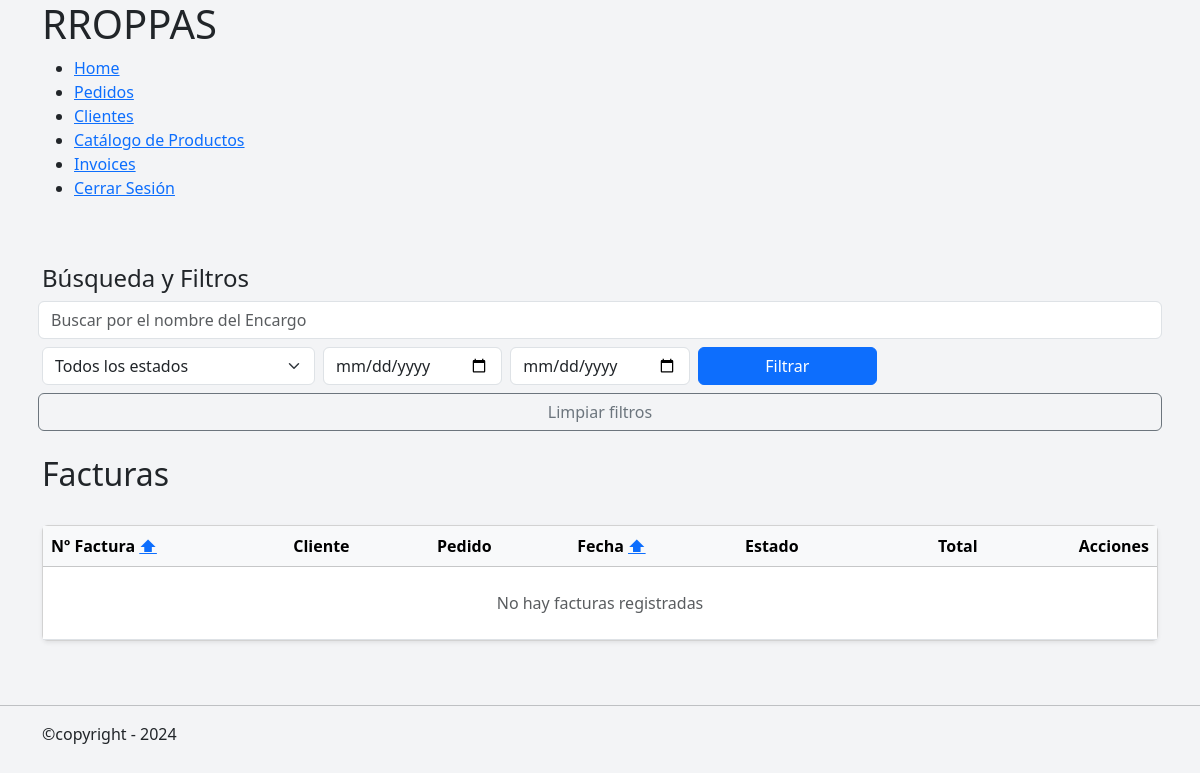
Page /invoices/list/ (signed in) on the earlier database version.
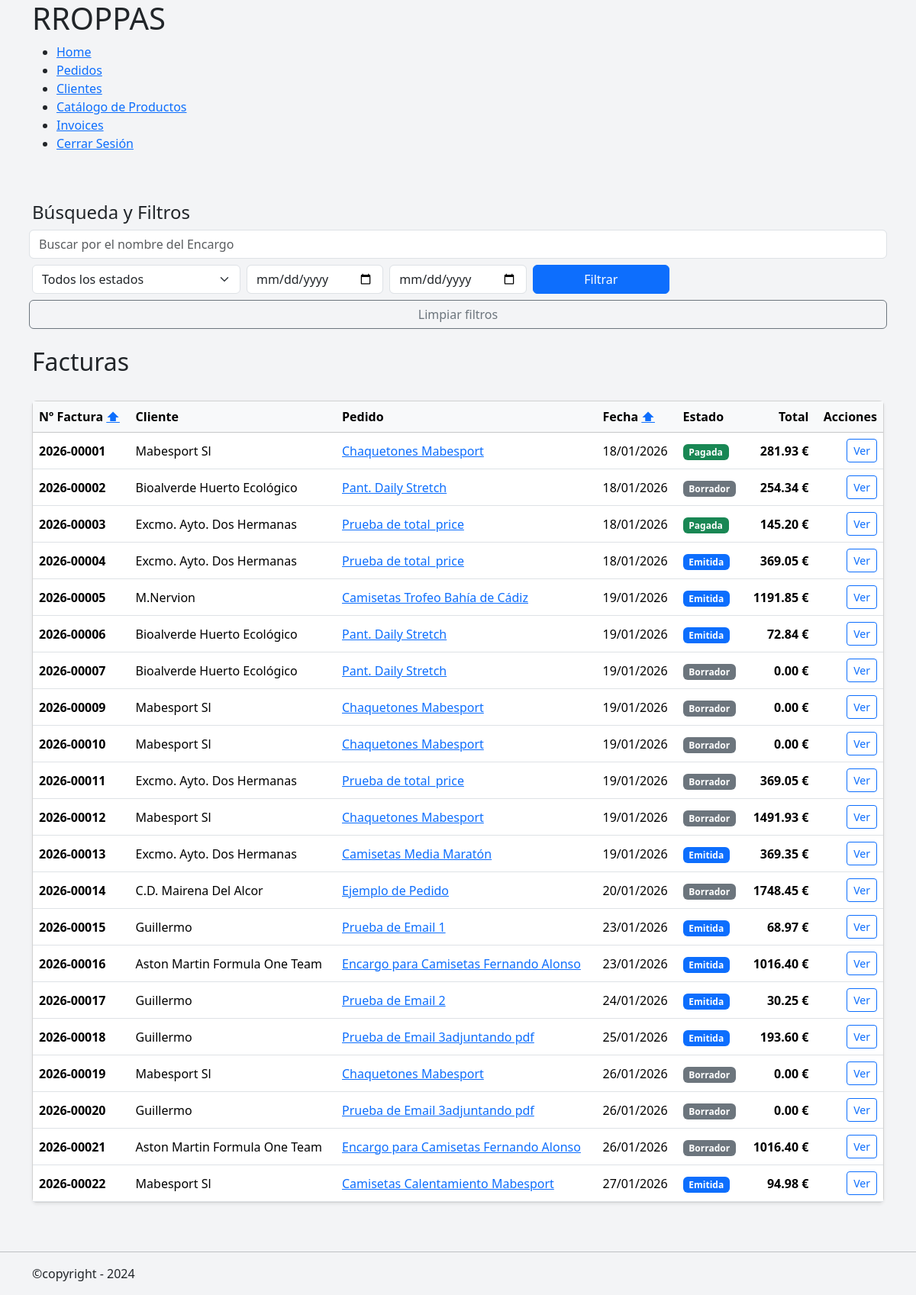
Same page on the later database version.
### invoices/models.py (models this page shows, shortened)
class Invoices(models.Model):
    class InvoiceStatus(models.TextChoices):
        DRAFT = 'DRAFT', 'Borrador'
        ISSUED = 'ISSUED', 'Emitida'
        PAID = 'PAID', 'Pagada'
        CANCELLED = 'CANCELLED', 'Cancelada'
    order = models.ForeignKey(
        Order,
        on_delete=models.PROTECT,
        related_name= 'invoices'
    )
    client_name = models.CharField(max_length=150)
    cifnif = models.CharField(max_length=20)
    client_adress = models.CharField(max_length=150)
    billing_email = models.EmailField(blank=True)
    invoice_number = models.CharField(
        max_length=30,
        unique=True,
    )
    issue_date = models.DateField()
    due_date = models.DateField(
        null=True,
        blank=True,
    )
    sent_at = models.DateTimeField(
        null=True,
        blank=True,
    )
    status = models.CharField(
        verbose_name='Estado',
        choices=InvoiceStatus.choices,
        default=InvoiceStatus.DRAFT,
    )
    created_at = models.DateTimeField(
        auto_now_add=True
    )
    def base_amount(self):
        return sum(
            item.unit_price * item.quantity
            for item in self.items.all()
        )
    def vat_amount(self):
        return (self.base_amount() * Decimal(0.21)).quantize(
            Decimal("0.01"),
            rounding=ROUND_HALF_UP
        )
    def total_with_vat(self):
        return(self.base_amount() + self.vat_amount())

class InvoiceItem(models.Model):
    invoice = models.ForeignKey(
        Invoices,
        on_delete=models.CASCADE,
        related_name='items'
    )
    description = models.CharField(
        help_text='Concepto facturado',
        max_length=255,
        blank=True,
        null=True,
    )
    quantity = models.PositiveIntegerField(
        blank=True,
        null=True,
    )
    unit_price= models.DecimalField(
        max_digits=10,
        decimal_places=2,
        help_text='Precio unitario sin IVA',
        blank=True,
        null=True,
    )

### orders/models.py (models this page shows, shortened)
class Order(models.Model):
    class OrderStatus(models.TextChoices):
        RECEIVED = "RECEIVED", "Recibido"
        PENDING_DESIGN = "PENDING_DESIGN", "Pendiente de diseño"
        DESIGN_READY = "DESIGN_READY", "Diseño confirmado"
        IN_PRODUCTION = "IN_PRODUCTION", "En producción"
        COMPLETED = "COMPLETED", "Completado"
        DELIVERED = "DELIVERED", "Entregado"
        CANCELLED = "CANCELLED", "Cancelado"
    class OrderType(models.TextChoices):
        LARGE = 'LARGE', 'Encargo Importante'
        SMALL = 'SMALL', 'Encargo de Mostrador'
    client = models.ForeignKey(
        Client,
        on_delete=models.PROTECT,
        related_name='orders',
    )
    title = models.CharField(
        max_length=50,
        help_text='Descripcion corta del Pedido',
        verbose_name='Nombre',
    )
    status = models.CharField(
        verbose_name='Estado',
        choices=OrderStatus,
        default=OrderStatus.PENDING_DESIGN,
    )
    order_type =models.CharField(
        verbose_name='Tipo de pedido',
        choices=OrderType,
    )
    notes = models.TextField(blank=True, null=True)
    delivery_date = models.DateField(blank=True, null=True)
    created_at = models.DateTimeField(auto_now_add=True)
    updated_at = models.DateTimeField(auto_now=True)

### invoices/views.py (the view)
# urls.py: path('list/', InvoiceListView.as_view(), name='invoice_list'),
@method_decorator(login_required, name='dispatch')
class InvoiceListView(ListView):
    model = Invoices
    template_name = 'invoices/invoices_list.html'
    context_object_name = 'invoices'
    def get_queryset(self):
        qs = Invoices.objects.select_related('order')
        search = self.request.GET.get('q')
        ordenar = self.request.GET.get('ordenar')
        date = self.request.GET.get('date')
        if search:
            qs = qs.filter(
                Q(order__title__icontains = search) |
                Q(client_name__icontains = search)
            )
        if date == 'issue_date':
            qs = qs.order_by('issue_date')
        if date == '-issue_date':
            qs = qs.order_by('-issue_date')
        if ordenar == 'invoice_number':
            qs = qs.order_by('invoice_number')
        if ordenar == '-invoice_number':
            qs = qs.order_by('-invoice_number')
        client = self.request.GET.get('client')
        if client:
            qs = qs.filter(client__id=client)
        issue_date_from = self.request.GET.get('issue_from')
        if issue_date_from:
            qs = qs.filter(issue_date__gte=issue_date_from)
        issue_date_to = self.request.GET.get('issue_to')
        if issue_date_to:
            qs = qs.filter(issue_date__lte=issue_date_to)
        status = self.request.GET.get('status')
        if status:
            qs = qs.filter(status=status)
        return qs
    def get_context_data(self, **kwargs):
        context = super().get_context_data(**kwargs)
        context['status'] = Invoices.InvoiceStatus.choices
        return context

### mini_erp/templates/invoices/invoices_list.html (shortened to what this page needs)
{% extends "general/layout.html" %}
{% block contenido %}
{% load static %}
{% load humanize %}
<div class="container my-4">
    <h4>Búsqueda y Filtros</h4>
        {% include "_includes/_invoices/_invoices_filters.html" %}
    <div class="d-flex justify-content-between align-items-center mb-4">
        <h2>Facturas</h2>
    </div>
    <div class="card shadow-sm">
        <div class="card-body p-0">
            <table class="table table-hover mb-0 align-middle">
                <thead class="table-light">
                    <tr>
                        {% if request.GET.ordenar == "invoice_number" %}
                          <th>Nº Factura <a href="?ordenar=-invoice_number">⬇</a></th>
                          {% else %}
                            <th>Nº Factura <a href="?ordenar=invoice_number">⬆</a></th>
                        {% endif %}
                        <th>Cliente</th>
                        <th>Pedido</th>
                        {% if request.GET.date == "issue_date" %}
                            <th>Fecha <a href="?date=-issue_date">⬇</a></th>
                        {% else %}
                            <th>Fecha <a href="?date=issue_date">⬆</a></th>
                        {% endif %}
                        <th>Estado</th>
                        <th class="text-end">Total</th>
                        <th class="text-end">Acciones</th>
                    </tr>
                </thead>
                <tbody>
                    {% for invoice in invoices %}
                        <tr>
                            <td class="fw-bold">
                                {{ invoice.invoice_number }}
                            </td>
                            <td>
                                {{ invoice.client_name }}
                            </td>
                            <td>
                                <a href="{% url 'orders:order_detail' invoice.order.pk %}">
                                    {{ invoice.order.title }}
                                </a>
                            </td>
                            <td>
                                {{ invoice.issue_date|date:"d/m/Y" }}
                            </td>
                            <td>
                                <span class="badge
                                    {% if invoice.status == 'DRAFT' %} bg-secondary
                                    {% elif invoice.status == 'ISSUED' %} bg-primary
                                    {% elif invoice.status == 'PAID' %} bg-success
                                    {% elif invoice.status == 'CANCELLED' %} bg-danger
                                    {% endif %}
                                ">
                                    {{ invoice.get_status_display }}
                                </span>
                            </td>
                            <td class="text-end fw-bold">
                                {{ invoice.total_with_vat }} €
                            </td>
                            <td class="text-end">
                                <a href="{% url 'invoices:invoice_detail' invoice.pk %}"
                                   class="btn btn-sm btn-outline-primary">
                                    Ver
                                </a>
                            </td>
                        </tr>
                    {% empty %}
                        <tr>
                            <td colspan="7" class="text-center text-muted py-4">
                                No hay facturas registradas
                            </td>
                        </tr>
                    {% endfor %}
                </tbody>
            </table>
        </div>
    </div>
</div>
{% endblock %}

### mini_erp/templates/general/layout.html (shortened to what this page needs)
<!DOCTYPE html>
<html lang="en">
<head>
    {% load static %}
    <link href="https://cdn.jsdelivr.net/npm/bootstrap@5.3.8/dist/css/bootstrap.min.css" rel="stylesheet">
    <link rel="stylesheet" href="{% static 'orders/css/orders.css' %}">
</head>
<header>{% include "_includes/_header.html" %} </header>
<body>
    {% load static %}
    <main class="app-container">
        {% block contenido %}{% endblock %}
    </main>
</body>
<hr>
<footer>{% include "_includes/_footer.html" %}</footer>
</html>

### mini_erp/templates/_includes/_header.html (shortened to what this page needs)
        <div class="container">
            <h1>RROPPAS</h1>
             <ul>
                <li><a href="{% url 'home' %}">Home</a></li>
               {% if request.user.is_authenticated %}
                <li><a href="{% url 'orders:orders' %}">Pedidos</a></li>
                <li><a href="{% url 'clients:clients_list' %}">Clientes</a></li>
                <li><a href="{% url 'products:products_catalog' %}">Catálogo de Productos</a></li>
                <li><a href="{% url 'invoices:invoice_list' %}">Invoices</a></li>
                <li><a href="{% url 'logout' %}">Cerrar Sesión</a></li>
               {% endif %}
             </ul>
        </div>

### mini_erp/templates/_includes/_invoices/_invoices_filters.html (shortened to what this page needs)
<form method="get" class="row g-2 mb-4">
    <input
        type="text"
        name="q"
        value="{{ request.GET.q }}"
        placeholder="Buscar por el nombre del Encargo"
        class="form-control"
    >
    <div class="col-md-3">
        <select name="status" class="form-select" id="">
            <option value="">Todos los estados</option>
        </select>
    </div>
    <div class="col-md-2">
        <input type="date" name="issue_from"
               value="{{ request.GET.issue_from }}"
               class="form-control"
               placeholder="Creado desde">
    </div>
    <div class="col-md-2">
        <input type="date" name="issue_to"
               value="{{ request.GET.issue_to }}"
               class="form-control"
               placeholder="Creado hasta">
    </div>
    <div class="col-md-2">
        <button class="btn btn-primary w-100">Filtrar</button>
    </div>
    <a href="{% url 'invoices:invoice_list' %}" class="btn btn-outline-secondary">
    Limpiar filtros
    </a>
</form>

### mini_erp/templates/_includes/_footer.html
<footer>
    <div class="container">
        <p>©copyright - 2024</p>
    </div>
</footer>

### mini_erp/static/orders/css/orders.css (style rules this page uses)
.app-container { max-width: 1200px; margin: 0 auto; padding: 1.5rem; }
body { background-color: #f3f4f6; }

Differences in the rows shown:
added Invoices: invoice_number "2026-00001", client_name "Mabesport Sl", order "Chaquetones Mabesport", issue_date "18/01/2026", status "Pagada", total_with_vat "281.93"
added Invoices: invoice_number "2026-00002", client_name "Bioalverde Huerto Ecológico", order "Pant. Daily Stretch", issue_date "18/01/2026", status "Borrador", total_with_vat "254.34"
added Invoices: invoice_number "2026-00003", client_name "Excmo. Ayto. Dos Hermanas", order "Prueba de total_price", issue_date "18/01/2026", status "Pagada", total_with_vat "145.20"
added Invoices: invoice_number "2026-00004", client_name "Excmo. Ayto. Dos Hermanas", order "Prueba de total_price", issue_date "18/01/2026", status "Emitida", total_with_vat "369.05"
added Invoices: invoice_number "2026-00005", client_name "M.Nervion", order "Camisetas Trofeo Bahía de Cádiz", issue_date "19/01/2026", status "Emitida", total_with_vat "1191.85"
added Invoices: invoice_number "2026-00006", client_name "Bioalverde Huerto Ecológico", order "Pant. Daily Stretch", issue_date "19/01/2026", status "Emitida", total_with_vat "72.84"
added Invoices: invoice_number "2026-00007", client_name "Bioalverde Huerto Ecológico", order "Pant. Daily Stretch", issue_date "19/01/2026", status "Borrador", total_with_vat "0.00"
added Invoices: invoice_number "2026-00009", client_name "Mabesport Sl", order "Chaquetones Mabesport", issue_date "19/01/2026", status "Borrador", total_with_vat "0.00"
added Invoices: invoice_number "2026-00010", client_name "Mabesport Sl", order "Chaquetones Mabesport", issue_date "19/01/2026", status "Borrador", total_with_vat "0.00"
added Invoices: invoice_number "2026-00011", client_name "Excmo. Ayto. Dos Hermanas", order "Prueba de total_price", issue_date "19/01/2026", status "Borrador", total_with_vat "369.05"
added Invoices: invoice_number "2026-00012", client_name "Mabesport Sl", order "Chaquetones Mabesport", issue_date "19/01/2026", status "Borrador", total_with_vat "1491.93"
added Invoices: invoice_number "2026-00013", client_name "Excmo. Ayto. Dos Hermanas", order "Camisetas Media Maratón", issue_date "19/01/2026", status "Emitida", total_with_vat "369.35"
added Invoices: invoice_number "2026-00014", client_name "C.D. Mairena Del Alcor", order "Ejemplo de Pedido", issue_date "20/01/2026", status "Borrador", total_with_vat "1748.45"
added Invoices: invoice_number "2026-00015", client_name "Guillermo", order "Prueba de Email 1", issue_date "23/01/2026", status "Emitida", total_with_vat "68.97"
added Invoices: invoice_number "2026-00016", client_name "Aston Martin Formula One Team", order "Encargo para Camisetas Fernando Alonso", issue_date "23/01/2026", status "Emitida", total_with_vat "1016.40"
added Invoices: invoice_number "2026-00017", client_name "Guillermo", order "Prueba de Email 2", issue_date "24/01/2026", status "Emitida", total_with_vat "30.25"
added Invoices: invoice_number "2026-00018", client_name "Guillermo", order "Prueba de Email 3adjuntando pdf", issue_date "25/01/2026", status "Emitida", total_with_vat "193.60"
added Invoices: invoice_number "2026-00019", client_name "Mabesport Sl", order "Chaquetones Mabesport", issue_date "26/01/2026", status "Borrador", total_with_vat "0.00"
added Invoices: invoice_number "2026-00020", client_name "Guillermo", order "Prueba de Email 3adjuntando pdf", issue_date "26/01/2026", status "Borrador", total_with_vat "0.00"
added Invoices: invoice_number "2026-00021", client_name "Aston Martin Formula One Team", order "Encargo para Camisetas Fernando Alonso", issue_date "26/01/2026", status "Borrador", total_with_vat "1016.40"
added Invoices: invoice_number "2026-00022", client_name "Mabesport Sl", order "Camisetas Calentamiento Mabesport", issue_date "27/01/2026", status "Emitida", total_with_vat "94.98"
Other differences:
text no longer shown: "No hay facturas registradas"
